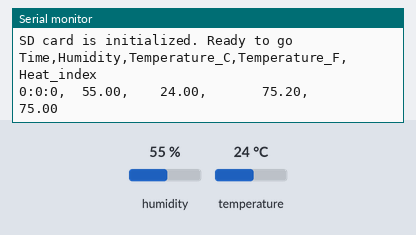
This sketch was run on a simulated Arduino Uno, built with avr-gcc and run on an emulated ATmega328P. On the bench: the last lines printed to the serial monitor. Inputs (shaded band) come from the test bench; at power-on: humidity 55 %, temperature 24 °C. Storage starts empty.

Above: at 1.2 s.
1.3 s: humidity set to 22 %
At 2.5 s:
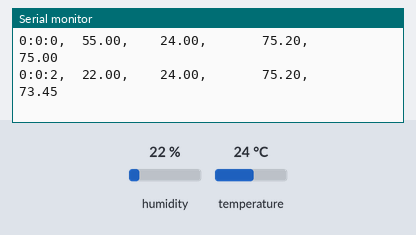
4.0 s: temperature set to 12 °C
At 4.4 s:
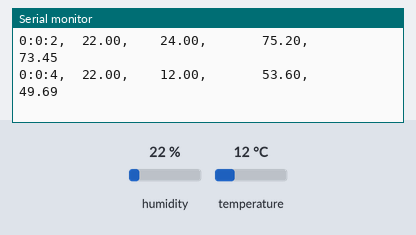
6.7 s: humidity set to 40 %
At 9.5 s:
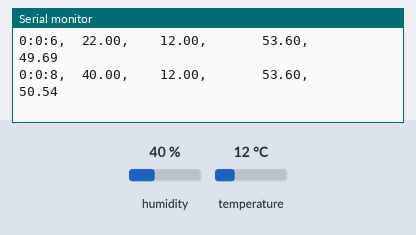
Timing chart, 0 to 11.0 s (numbered marks = the images above; inputs shaded):
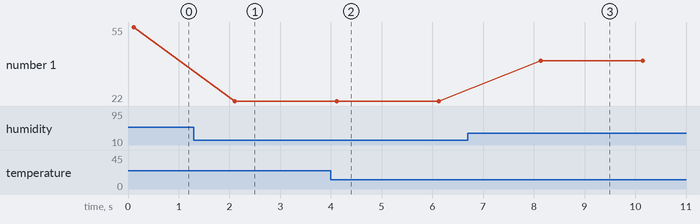

Measured:
- after the input at 1.3 s, the serial monitor: prints a new line after 0.81 s (image 1)
- after the input at 4.0 s, the serial monitor: prints a new line after 0.12 s (image 2)
- after the input at 6.7 s, the serial monitor: prints a new line after 1.4 s (image 3)
- plotted number 1: 55 → 22 after the input at 1.3 s, 22 → 40 after the input at 6.7 s

The sketch:

index.ino
```cpp
#include <SD.h>       // Including SD Card Library
#include <SPI.h>      // Including SPI Library
#include "DHT.h"      // Including DHT Sensor Library

#define DHTPIN 8      // Declaring the pin to which DHT data pin is connected
#define DHTTYPE DHT22 // Selecting the type of DHT sensor used in this project(either DHT22 or DHT11 sensor)

long seconds=00;      // For storing second
long minutes=00;      // For storing minute
long hours=00;        // For storing hour

int CS_pin = 10;         // Chip select pin of SD card module

DHT dht(DHTPIN, DHTTYPE);    // Declaring DHT object
File sd_file;             // Declaring File object


// In the setup function, we initialized the serial communication at 9600 baudrate. Here serial communication is used only for displaying logs in the Arduino Serial Monitor. The dht.begin() function will initialize the Arduino for reading data from DHT sensor. Similarly sd.begin() function will initialize the Arduino for write data to SD card module. After that we will open the file “data.txt” from SD card using sd.open() function. Then we will write titles ‘Time’, ‘Humidity’, ‘Temperature_C’, ‘Temperature_F’ and ‘Heat_index’ in it. After that we will close the connection to save the file.

void setup()  {
  Serial.begin(9600);
  pinMode(CS_pin, OUTPUT);
  dht.begin(); // Initialize the Arduino for reading data from DHT sensor
  // SD Card Initialization
  if (SD.begin())  {
    Serial.println("SD card is initialized. Ready to go");
  }
  else  {
    Serial.println("Failed");
    return;
  }

  sd_file = SD.open("data.txt", FILE_WRITE);

  if (sd_file)  {
    Serial.print("Time");
    Serial.print(",");
    Serial.print("Humidity");
    Serial.print(",");
    Serial.print("Temperature_C");
    Serial.print(",");
    Serial.print("Temperature_F");
    Serial.print(",");
    Serial.println("Heat_index");

    sd_file.print("Time");
    sd_file.print(",");
    sd_file.print("Humidity");
    sd_file.print(",");
    sd_file.print("Temperature_C");
    sd_file.print(",");
    sd_file.print("Temperature_F");
    sd_file.print(",");
    sd_file.println("Heat_index");
  }
  sd_file.close(); //closing the file
}

// In the loop function, we will open the SD card “data.txt” file again. If it is opened successfully we will call senddata() function, otherwise it will show ‘error opening file’ in the serial monitor.

void loop()  {
  sd_file = SD.open("data.txt", FILE_WRITE);   //  Replace the file name(data.txt) with the file you want to log data to
  if (sd_file)  {
    senddata();
  }
  // if the file didn't open, print an error:
  else  {
    Serial.println("error opening file");
  }
  delay(1000);
}

// In the senddata() function, we have made a loop which will count the time. Then we have read the temperature, humidity from DHT22 sensor and heat index is calculated. After storing these values in the variables, we will write these values to the SD card file. After that we will call sd_file.flush() to ensure that all data is stored in the SD card. These steps are repeated with a delay of 2 seconds.

void senddata()  {
  for(long seconds = 00; seconds < 60; seconds=seconds+2)  {
    float temp = dht.readTemperature(); //Reading the temperature as Celsius and storing in temp
    float hum = dht.readHumidity(); //Reading the humidity and storing in hum
    float fah = dht.readTemperature(true);
    float heat_index = dht.computeHeatIndex(fah, hum);

    sd_file.print(hours);
    sd_file.print(":");
    sd_file.print(minutes);
    sd_file.print(":");
    sd_file.print(seconds);
    sd_file.print(",  ");
    sd_file.print(hum);
    sd_file.print(",    ");
    sd_file.print(temp);
    sd_file.print(",      ");
    sd_file.print(fah);
    sd_file.print(",      ");
    sd_file.println(heat_index);

    Serial.print(hours);
    Serial.print(":");
    Serial.print(minutes);
    Serial.print(":");
    Serial.print(seconds);
    Serial.print(",  ");
    Serial.print(hum);
    Serial.print(",    ");
    Serial.print(temp);
    Serial.print(",       ");
    Serial.print(fah);
    Serial.print(",      ");
    Serial.println(heat_index);

    if(seconds>=58)  {
      minutes= minutes + 1;
    }

    if (minutes>59)  {
      hours = hours + 1;
      minutes = 0;
    }

    sd_file.flush();    //saving the file

    delay(2000);
  }
  sd_file.close();      //closing the file
}
```
